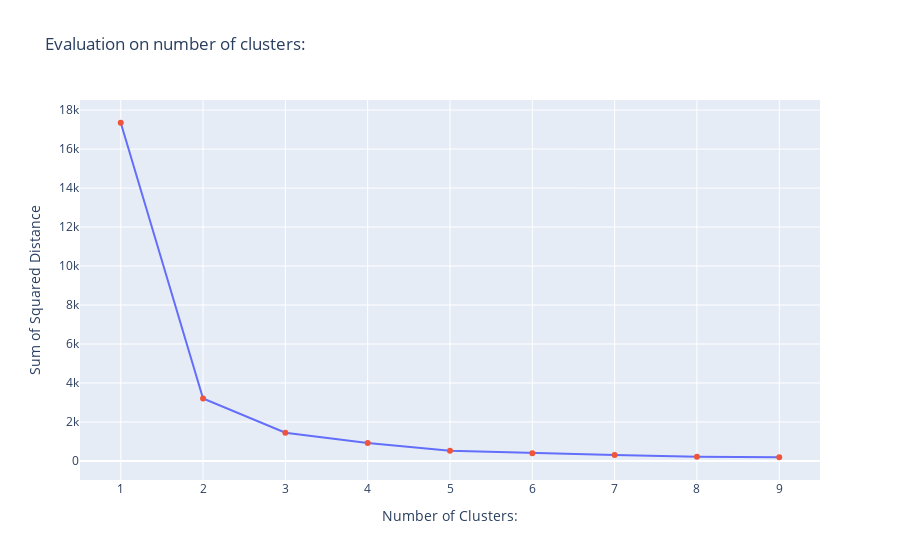

The code cell stored with this chart in its notebook:
### Code cell
from sklearn.cluster import KMeans
sse = []
target = df1['Temprature'].to_numpy().reshape(-1,1)
num_clusters = list(range(1, 10))

for k in num_clusters:
    km = KMeans(n_clusters=k)
    km.fit(target)
    sse.append(km.inertia_)

fig = go.Figure(data=[
    go.Scatter(x = num_clusters, y=sse, mode='lines'),
    go.Scatter(x = num_clusters, y=sse, mode='markers')
])

fig.update_layout(title="Evaluation on number of clusters:",
                 xaxis_title = "Number of Clusters:",
                 yaxis_title = "Sum of Squared Distance",
                 showlegend=False)
fig.show()

### Figure 1 — Plotly figure (JSON) as saved in the notebook; plotly's stock layout.template omitted (floating-point values rounded to 4 significant figures)
{"data": [{"mode": "lines", "type": "scatter", "x": [1, 2, 3, 4, 5, 6, 7, 8, 9], "y": [17350.0, 3206.0, 1452.0, 919.3, 530.2, 405.2, 314.4, 225.2, 194.1]}, {"mode": "markers", "type": "scatter", "x": [1, 2, 3, 4, 5, 6, 7, 8, 9], "y": [17350.0, 3206.0, 1452.0, 919.3, 530.2, 405.2, 314.4, 225.2, 194.1]}], "layout": {"showlegend": false, "title": {"text": "Evaluation on number of clusters:"}, "xaxis": {"title": {"text": "Number of Clusters:"}}, "yaxis": {"title": {"text": "Sum of Squared Distance"}}}}
